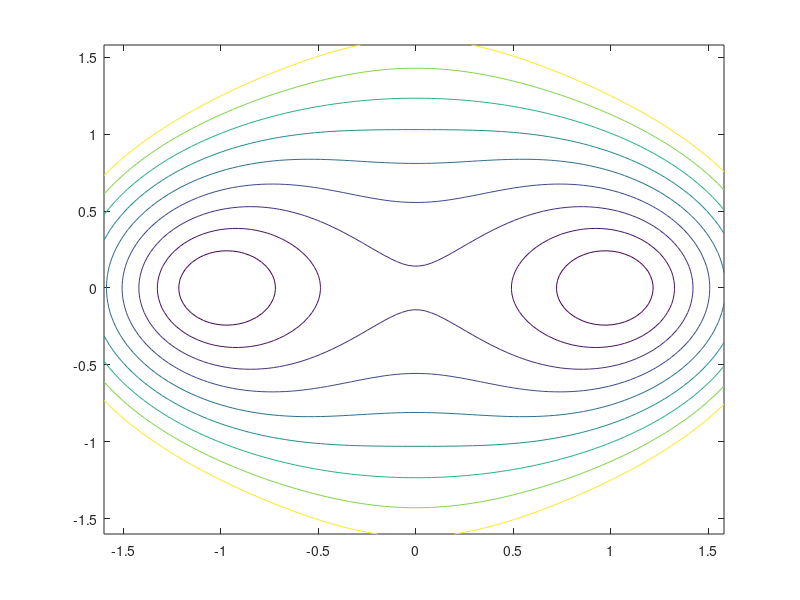

Write the MATLAB code that produced this figure. (Note: this script raises an error after producing the figure.)
t=-1.6:.03:1.6;
[x,y]=meshgrid(t);
Z=(-1/2).*(x.^2)+(1/4).*(x.^4)+(1/2).*(y.^2)+(1/2).*(x.^2).*(y.^2);
%mesh(x,y,z);
axis([-1.4 1.4 -1.4 1.4 ]);
%V=linspace(-0.25,1.3106,20);
vmin=-0.25;
vmax=1.3106;
A=[1:10];
B=cumsum(A);
vlength=vmax-vmin;
blength=B(end)-B(1);
b1=(B*vlength)/blength;
V=b1-b1(1)+vmin;
%v=linspace(-0.25,1.3,20);
[M,c]=contour(x,y,Z,V,'ShowText','off');
c.LineWidth=3;
hold on;
x=[1;0.999773673751386;0.999547214859729;
    0.999320623324458;0.999093899145063;
    0.997958288572818;0.996819361857280;
    0.995677119005783;0.994531560065269;
    0.988754028482088;0.982893624658988;
    0.976950399830523;0.970924430880553;
    0.939557889766366;0.906149531978252;
    0.870739207250565;0.833383546596781;
    0.790201559382282;0.744879912041736;
    0.697555167218878;0.648379142412147;
    0.597516224859646;0.545138082496424;
    0.491417843636968;0.436527234768571;
    0.380634569085079;0.323900058592143;
    0.266475025287211;0.208501189384864;
    0.150111007544516;0.0914280092845384;
    0.0325700790915891;-0.0263492234532930;
    -0.0852188052874096;-0.143925818136898;
    -0.202352890111473;-0.260376751758563;
    -0.317866996391563;-0.374682242921941;
    -0.430672022563314;-0.485677447117024;
    -0.539532125436860;-0.592062901372816;
    -0.643096499656282;-0.692462411678601;
    -0.739995369597448;-0.785540887530559;
    -0.828960852993008;-0.870136017751441;-0.903815610909404;-0.935698260786090;-0.965749120908849;-0.993947054899847];
y=[0;-5.02244659442487e-05;-0.000100422412735061;-0.000150593849693638;-0.000200738786132550;-0.000451066285870825;-0.000700732664548103;-0.000949739076567985;-0.00119808667099175;-0.00242998223145993;-0.00364557666471393;-0.00484500772990592;-0.00602841001514785;-0.0117095047473231;-0.0170083320745573;-0.0219386279118346;-0.0265127171618185;-0.0311391210380056;-0.0353626252781231;-0.0391957152349227;-0.0426500916607667;-0.0457368106090046;-0.0484666392511935;-0.0508499365022964;-0.0528966345247185;-0.0546161987605169;-0.0560175484050083;-0.0571087628096627;-0.0578969701574079;-0.0583882445812666;-0.0585873471601417;-0.0584976179977531;-0.0581209237023251;-0.0574576277097623;-0.0565064713675188;-0.0552647370116060;-0.0537283122874821;-0.0518917580034768;-0.0497484146254787;-0.0472906546509226;-0.0445099990886469;-0.0413971774455637;-0.0379422647771949;-0.0341346986241498;-0.0299632989607741;-0.0254161692106912;-0.0204805040053179;-0.0151422456552042;-0.00938593473651580;-0.00406467620369103;0.00159360875439792;0.00760277613439467;0.0139782517447742];
%plot(x,y,'r','LineWidth',4)
scatter(x,y,80,'g','LineWidth',4)
